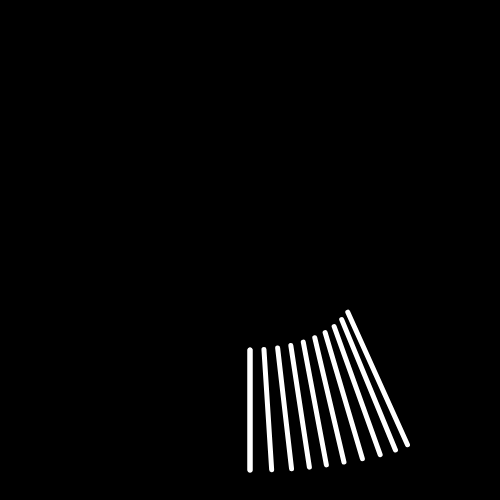
Frame 1 (no input)
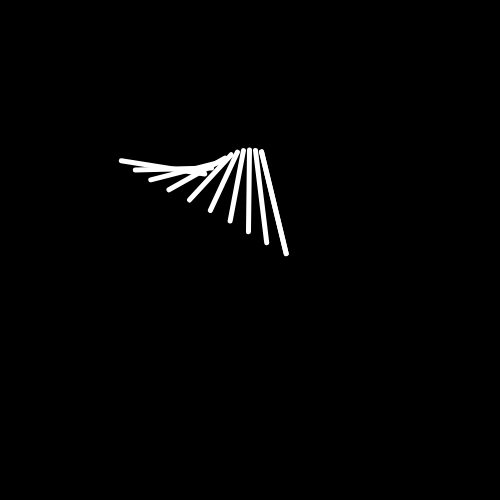
Frame 60 (no input)
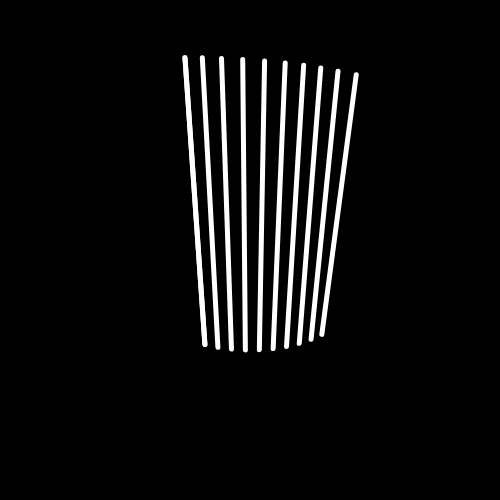
Frame 120 (the mouse pressed at the canvas centre since frame 60)

The p5.js sketch that drew these frames (run headless with seeded random() and noise() and a simulated clock; from frame 60 on, the mouse is pressed at the canvas centre):

// p5.js sketch
// ── sketch.js
var t = 0;
const NUM_LINES = 10;

function x1(t) {
    return sin(t / 10) * 100 + sin(t / 5) * 20;
}

function y1(t) {
    return cos(t / 10) * 100;
}

function x2(t) {
    return sin(t / 10) * 200 + sin(t) * 2;
}

function y2(t) {
    return cos(t / 20) * 200 + cos(t / 12) * 20;
}

function setup() {
    createCanvas(500, 500);
    background(0);
}

var x_value;
var y_value;


function draw() {
    background(0)
    stroke(255);
    strokeWeight(5);

    translate(width / 2, height / 2);

    for (var i = 0; i < NUM_LINES; i++) {
        line(x1(t + i), y1(t + i), x2(t + i), y2(t + i));
    }

    line(x1(t), y1(t), x2(t), y2(t))
    t += 0.5;
}
